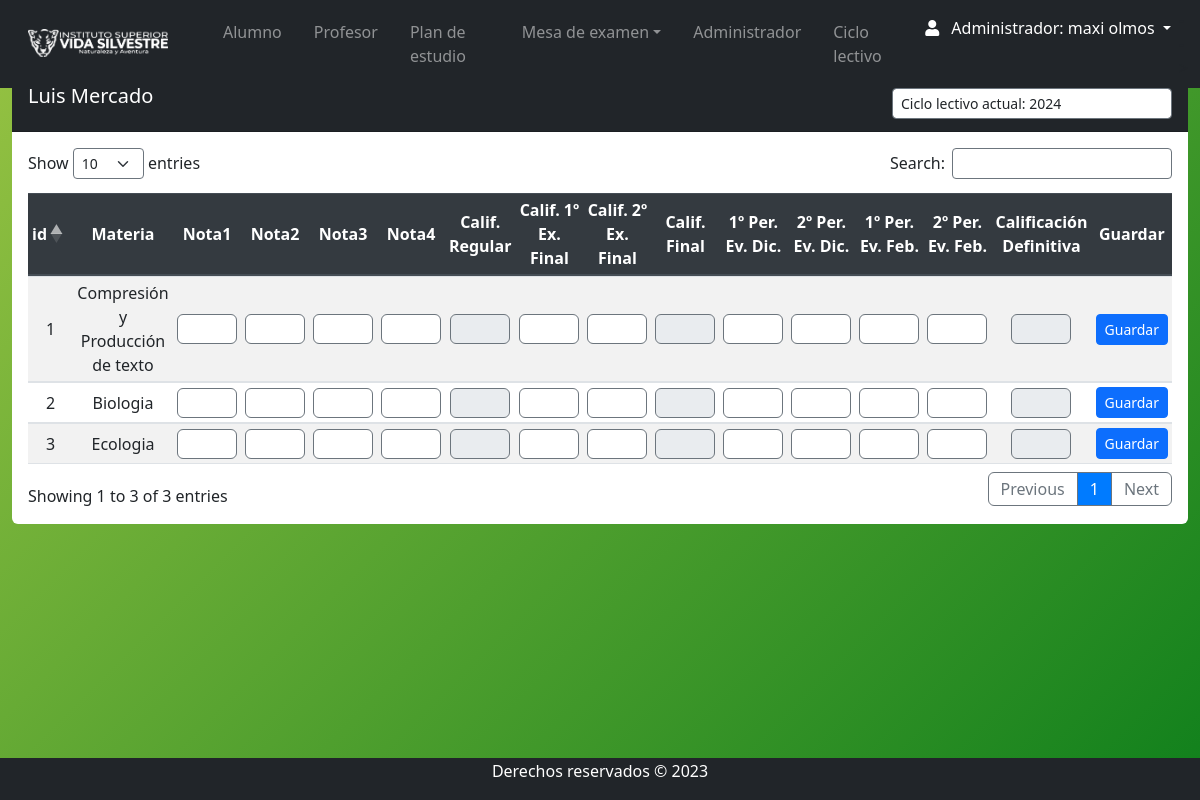
Page /Views/admin/nota_alumno.php?id=2 (signed in) on the committed database.
### tables this page shows
CREATE TABLE `persona` (
  `id_persona` int(11) NOT NULL,
  `nombre` varchar(35) NOT NULL,
  `apellido` varchar(35) NOT NULL,
  `fecha_nacimiento` date NOT NULL,
  `DNI` int(11) NOT NULL,
  `celular` varchar(15) DEFAULT NULL,
  `email_correo` varchar(100) DEFAULT NULL,
  `direccion` varchar(55) DEFAULT NULL,
  `fecha_ingreso` date DEFAULT NULL,
  `pais` varchar(55) DEFAULT NULL,
  `ciudad` varchar(55) DEFAULT NULL,
  `contraseña` varchar(10) DEFAULT NULL,
  `id_rol` int(11) NOT NULL,
  `genero` varchar(15) DEFAULT NULL,
  `legajo` int(11) DEFAULT NULL,
  `titulo` varchar(100) DEFAULT NULL,
  `estado` varchar(11) DEFAULT NULL
);

CREATE TABLE `examen` (
  `id_examen_tipo` int(11) NOT NULL,
  `nombre_examen` varchar(255) NOT NULL,
  `tipo` varchar(11) NOT NULL
);

CREATE TABLE `materia` (
  `id_materia` int(11) NOT NULL,
  `Nombre` varchar(255) DEFAULT NULL,
  `descripcion` varchar(50) DEFAULT NULL,
  `horas` varchar(5) DEFAULT NULL,
  `num_resolucion` varchar(15) DEFAULT NULL,
  `año_cursado` varchar(5) NOT NULL,
  `id_tipo` int(11) DEFAULT NULL,
  `estado` varchar(11) DEFAULT NULL,
  `plan_estudio` varchar(50) DEFAULT NULL
);

### Views/admin/nota_alumno.php (the view, shortened to what this page needs)
<?php require 'navbar.php';
require '../../conn/connection.php';
$alumno_id = isset($_GET['id']) ? $_GET['id'] : null;
if ($alumno_id) {
    $sql_alumno = "SELECT * FROM persona WHERE id_persona = $alumno_id";
    $result_alumno = $conexion->query($sql_alumno);
    if ($result_alumno->num_rows > 0) {
        $alumno = $result_alumno->fetch_assoc();
        $nombre_completo = $alumno['nombre'] . ' ' . $alumno['apellido'];
    } else {
        $nombre_completo = "Alumno no encontrado";
    }
    $sql = "SELECT m.* FROM alumno_materia am
            JOIN materia m ON am.id_materia = m.id_materia
            WHERE am.id_persona = $alumno_id AND m.estado = 'Activo'";
    $result = $conexion->query($sql);
    if ($result->num_rows > 0) {
        while ($row = $result->fetch_assoc()) {
            $materias[] = $row;
        }
    }
} else {
    echo "ID de alumno no especificado.";
    exit;
}
    if(!isset($_POST['buscar'])){
        $sql_ciclo = "SELECT id_ciclo , nombre_ciclo FROM ciclo_lectivo WHERE ciclo_actual = 1 LIMIT 1";
        $result_ciclo = $conexion->query($sql_ciclo);
        $ciclo = $result_ciclo->fetch_assoc();
        $select_ciclo = $ciclo['id_ciclo'];
    }
?>
<section class="content mt-3">
    <div class="row m-auto">
        <div class="col-sm">
            <div class="card rounded-2 border-0">
                <div class="card-header bg-dark text-white pb-0 ">
                    <div class="row">
                        <h5 class="col"><?php echo htmlspecialchars($nombre_completo); ?></h5>
                        <div class="col mb-2">
                            <form id="miFormulario" action="" method="post" class="form-inline justify-content-end my-1">
                                <select name="select_ciclo" class="form-control form-control-sm w-50" onchange="enviarFormulario()">
                                    <option value="" disabled selected class="text-secondary">Ciclo lectivo actual: <?php echo $ciclo['nombre_ciclo']; ?></option>
                                </select>
                            </form>
                        </div>
                    </div>
                </div>
                <div class="card-body table-responsive">
                    <table id="nota" class="table table-striped table-sm">
                        <thead class="thead-dark">
                            <tr>
                                <th id="fixed-size2">id</th>
                                <th id="fixed-size3">Materia</th>
                                <?php
                                    $sql_examen = "SELECT * FROM examen ";
                                    $resul_examen = $conexion->query($sql_examen);
                                    if ($resul_examen->num_rows > 0) {
                                        while ($row = $resul_examen->fetch_assoc()) {
                                            echo '<th id="fixed-size">'. $row['nombre_examen'] .'</th>';
                                        }
                                    }
                                ?>
                                <th id="fixed-size">Guardar</th>
                            </tr>
                        </thead>
                        <tbody>
                            <?php foreach ($materias as $index => $materia): ?>
                                <tr>
                                    <form action="" method="post">
                                        <td><?php echo $index + 1; ?></td>
                                        <td><?php echo htmlspecialchars($materia['Nombre']); ?></td>
                                         <?php
                                         $mate=$materia['id_materia'];
                                         $sql_nota = "SELECT * FROM nota WHERE id_persona = $alumno_id
                                         AND id_materia = $mate
                                         AND id_ciclo = $select_ciclo
                                         ";
                                         $result_nota = $conexion->query($sql_nota);
                                         $nota = $result_nota->fetch_assoc();
                                        if(empty($nota['n1'])){$nota1 =null;}else{$nota1= $nota['n1'];}
                                        if(empty($nota['n2'])){$nota2 =null;}else{$nota2= $nota['n2'];}
                                        if(empty($nota['n3'])){$nota3 =null;}else{$nota3= $nota['n3'];}
                                        if(empty($nota['n4'])){$nota4 =null;}else{$nota4= $nota['n4'];}
                                        if(empty($nota['n5'])){$nota5 =null;}else{$nota5= $nota['n5'];}
                                        if(empty($nota['n6'])){$nota6 =null;}else{$nota6= $nota['n6'];}
                                        if(empty($nota['n7'])){$nota7 =null;}else{$nota7= $nota['n7'];}
                                        if(empty($nota['n8'])){$nota8 =null;}else{$nota8= $nota['n8'];}
                                        if(empty($nota['n9'])){$nota9 =null;}else{$nota9= $nota['n9'];}
                                       if(empty($nota['n10'])){$nota10=null;}else{$nota10= $nota['n10'];}
                                       if(empty($nota['n11'])){$nota11=null;}else{$nota11= $nota['n11'];}
                                       if(empty($nota['n12'])){$nota12=null;}else{$nota12= $nota['n12'];}
                                        $nota13 = max($nota6, $nota7, $nota8, $nota9, $nota10, $nota11, $nota12);
                                        if (!($nota13 >= 4)){
                                            $nota13=null;
                                        }
                                        ?>
                                        <td><input id="fixed-size"  name="n1"  type="number" min="0" max="10" step="0.1" value="<?php echo $nota1; ?>" placeholder="" class="form-control"></td>
                                        <td><input id="fixed-size"  name="n2"  type="number" min="0" max="10" step="0.1" value="<?php echo $nota2; ?>" placeholder="" class="form-control"></td>
                                        <td><input id="fixed-size"  name="n3"  type="number" min="0" max="10" step="0.1" value="<?php echo $nota3; ?>" placeholder="" class="form-control"></td>
                                        <td><input id="fixed-size"  name="n4"  type="number" min="0" max="10" step="0.1" value="<?php echo $nota4; ?>" placeholder="" class="form-control"></td>
                                        <td><input id="fixed-size"  name="n5"  type="number" min="0" max="10" step="0.1" value="<?php echo $nota5; ?>" placeholder="" class="form-control" readonly></td>
                                        <td><input id="fixed-size"  name="n6"  type="number" min="0" max="10" step="0.1" value="<?php echo $nota6; ?>" placeholder="" class="form-control"></td>
                                        <td><input id="fixed-size"  name="n7"  type="number" min="0" max="10" step="0.1" value="<?php echo $nota7; ?>" placeholder="" class="form-control"></td>
                                        <td><input id="fixed-size"  name="n8"  type="number" min="0" max="10" step="0.1" value="<?php echo $nota8; ?>" placeholder="" class="form-control" readonly></td>
                                        <td><input id="fixed-size"  name="n9"  type="number" min="0" max="10" step="0.1" value="<?php echo $nota9; ?>" placeholder="" class="form-control"></td>
                                        <td><input id="fixed-size"  name="n10" type="number" min="0" max="10" step="0.1" value="<?php echo $nota10; ?>" placeholder="" class="form-control"></td>
                                        <td><input id="fixed-size"  name="n11" type="number" min="0" max="10" step="0.1" value="<?php echo $nota11; ?>" placeholder="" class="form-control"></td>
                                        <td><input id="fixed-size"  name="n12" type="number" min="0" max="10" step="0.1" value="<?php echo $nota12; ?>" placeholder="" class="form-control"></td>
                                        <td><input id="fixed-size"  name="n13" type="number" min="0" max="10" step="0.1" value="<?php echo $nota13; ?>" placeholder="" class="form-control" readonly></td>
                                        <td>
                                           <button type="submit" name="guarda_nota" class="btn btn-primary btn-sm" >Guardar</button>
                                        </td>
                                    </form>
                                </tr>
                            <?php endforeach; ?>
                        </tbody>
                    </table>
                </div>
            </div>
        </div>
    </div>
</section>
<?php require 'footer.php'; ?>

### Views/admin/navbar.php (shortened to what this page needs)
<!DOCTYPE html>
<html lang="es">
<head>
  <link rel="stylesheet" href="https://use.fontawesome.com/releases/v5.8.2/css/all.css">
  <link rel="stylesheet" href="../../css/style.css">
  <link href="https://cdn.jsdelivr.net/npm/bootstrap@5.3.2/dist/css/bootstrap.min.css" rel="stylesheet">
  <link rel="stylesheet" href="https://maxcdn.bootstrapcdn.com/bootstrap/4.5.2/css/bootstrap.min.css">
  <link rel="stylesheet" href="https://cdnjs.cloudflare.com/ajax/libs/twitter-bootstrap/5.3.0/css/bootstrap.min.css">
  <link rel="stylesheet" href="https://cdn.datatables.net/1.13.7/css/dataTables.bootstrap5.min.css">
  <link rel="stylesheet" type="text/css" href="https://cdn.datatables.net/1.13.1/css/dataTables.bootstrap5.min.css" />
  <link rel="stylesheet" type="text/css" href="https://cdn.datatables.net/buttons/2.3.3/css/buttons.bootstrap5.min.css" />
  <link rel="stylesheet" href="https://cdn.jsdelivr.net/npm/bootstrap@5.3.0-alpha1/dist/css/bootstrap.min.css" />
  <link rel="stylesheet" href="https://cdnjs.cloudflare.com/ajax/libs/font-awesome/6.2.1/css/all.min.css" />
  <link rel="stylesheet" href="https://cdnjs.cloudflare.com/ajax/libs/font-awesome/5.15.4/css/all.min.css">
</head>
<body>
  <div style="height:60px">
    <nav class="navbar navbar-expand-lg navbar-dark bg-dark fixed-top">
      <div class="container-fluid">
        <a href="index.php" class="navbar-brand">
          <img class="d-line-block align-top  ms-3" src="../../img/vida-silvestre.png" width="140px" style="margin-right:15px">
        </a>
        <div class="collapse navbar-collapse d-flex  ms-3" id="navbarNav">
          <ul class="navbar-nav mr-auto flex-grow-1 bd-highlight">
            <div class="collapse navbar-collapse " id="navbarNav">
              <ul class="navbar-nav mr-auto ">
                <li class="nav-item dropdown pr-3">
                  <a class="nav-link " href="alumno_index.php">
                    Alumno
                  </a>
                <li class="nav-item dropdown pr-3">
                  <a class="nav-link " href="profe_index.php">
                    Profesor
                  </a>
                </li>
                <li class="nav-item  pr-3">
                  <a class="nav-link" href="materia_index.php">Plan de estudio</a>
                </li>
                <li class="nav-item dropdown pr-3 ">
                  <a class="nav-link dropdown-toggle " href="#" role="button" data-bs-toggle="dropdown" aria-expanded="false">Mesa de examen</a>
                </li>
                <li class="nav-item dropdown pr-3 ">
                  <a class="nav-link " href="admin_index.php">Administrador</a>
                </li>
                <li class="nav-item  pr-3">
                  <a class="nav-link" href="ciclo_lectivo.php">Ciclo lectivo</a>
                </li>
              </ul>
              <form class="form-inline d-flex justify-content-end">
                <div class="collapse navbar-collapse" id="navbarNav">
                  <ul class="navbar-nav">
                    <li class="nav-item dropdown">
                      <a class="nav-link dropdown-toggle active" href="#" role="button" data-bs-toggle="dropdown" aria-expanded="false">
                        <i class="fas fa-user pr-2"></i>
                        Administrador:
                        <?php if (isset($_SESSION['nombre']) && isset($_SESSION['apellido'])) : ?>
                          <?php echo $_SESSION['nombre'] . ' ' . $_SESSION['apellido']; ?>
                        <?php endif; ?>
                      </a>
                    </li>
                  </ul>
                </div>
              </form>
            </div>
        </div>
    </nav>
  </div>

### Views/admin/footer.php (shortened to what this page needs)
        <br/><br/>
        <footer class="text-white bg-dark">
                <p>Derechos reservados &copy; 2023</p>
        </footer>
    </body>
</html>

### css/style.css (style rules this page uses)
body { background: linear-gradient(135deg, #98c343, #10801c); position: relative; padding-bottom: 10px; min-height: 100vh; }
input { border-style: solid !important; border-color: #6c757d !important; border-width: 1.5px !important; }
select { border-style: solid !important; border-color: #6c757d !important; border-width: 1px !important; }
th, td { text-align: center !important; vertical-align: middle !important; }
#fixed-size { width: 60px; height: 30px; margin: auto; text-align: center; }
#fixed-size2 { width: 10px; height: 30px; margin: auto; text-align: center; }
#fixed-size3 { width: 300px; height: 30px; margin: auto; text-align: center; }
input[type="number"] { -webkit-appearance: none; -moz-appearance: textfield; appearance: none; margin: 0; }

### Views/admin/footer.php (style rules this page uses)
footer { background: #1b1e21; width: 100%; padding: 1px; position: absolute; bottom:0; }
footer p { text-align: center; }

### rows in the picture
persona: nombre_completo "Luis Mercado"
examen: nombre_examen "Nota1"
examen: nombre_examen "Nota2"
examen: nombre_examen "Nota3"
examen: nombre_examen "Nota4"
examen: nombre_examen "Calif. Regular"
examen: nombre_examen "Calif. 1º Ex. Final"
examen: nombre_examen "Calif. 2º Ex. Final"
examen: nombre_examen "Calif. Final"
examen: nombre_examen "1º Per. Ev. Dic."
examen: nombre_examen "2º Per. Ev. Dic."
examen: nombre_examen "1º Per. Ev. Feb."
examen: nombre_examen "2º Per. Ev. Feb."
examen: nombre_examen "Calificación Definitiva"
materia: Nombre "Compresión y Producción de texto"
materia: Nombre "Biologia"
materia: Nombre "Ecologia"

### other values in the picture
$_SESSION['nombre'] "maxi"
$_SESSION['apellido'] "olmos"
